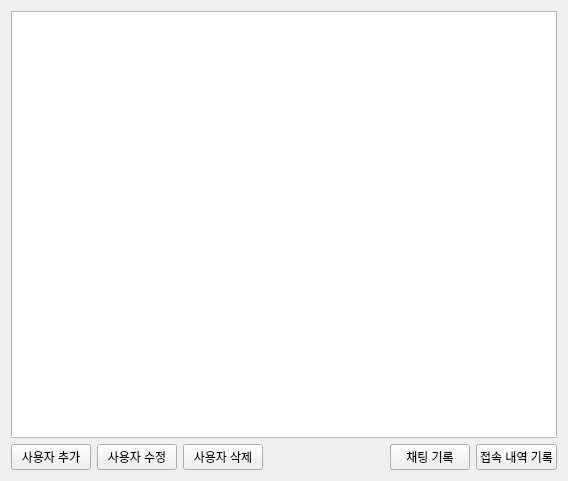
<?xml version="1.0" encoding="UTF-8"?>
<ui version="4.0">
 <class>DBManagerWidget</class>
 <widget class="QWidget" name="DBManagerWidget">
  <property name="geometry">
   <rect>
    <x>0</x>
    <y>0</y>
    <width>568</width>
    <height>481</height>
   </rect>
  </property>
  <property name="windowTitle">
   <string>DB Manager</string>
  </property>
  <layout class="QVBoxLayout" name="verticalLayout">
   <item>
    <widget class="QTableView" name="userTableView"/>
   </item>
   <item>
    <layout class="QHBoxLayout" name="horizontalLayout">
     <item>
      <widget class="QPushButton" name="addButton">
       <property name="text">
        <string>사용자 추가</string>
       </property>
      </widget>
     </item>
     <item>
      <widget class="QPushButton" name="editButton">
       <property name="text">
        <string>사용자 수정</string>
       </property>
      </widget>
     </item>
     <item>
      <widget class="QPushButton" name="deleteButton">
       <property name="text">
        <string>사용자 삭제</string>
       </property>
      </widget>
     </item>
     <item>
      <spacer name="horizontalSpacer">
       <property name="orientation">
        <enum>Qt::Orientation::Horizontal</enum>
       </property>
       <property name="sizeHint" stdset="0">
        <size>
         <width>40</width>
         <height>20</height>
        </size>
       </property>
      </spacer>
     </item>
     <item>
      <widget class="QPushButton" name="chatHistoryButton">
       <property name="text">
        <string>채팅 기록</string>
       </property>
      </widget>
     </item>
     <item>
      <widget class="QPushButton" name="connectionHistoryButton">
       <property name="text">
        <string>접속 내역 기록</string>
       </property>
      </widget>
     </item>
    </layout>
   </item>
  </layout>
 </widget>
 <resources/>
 <connections/>
</ui>
